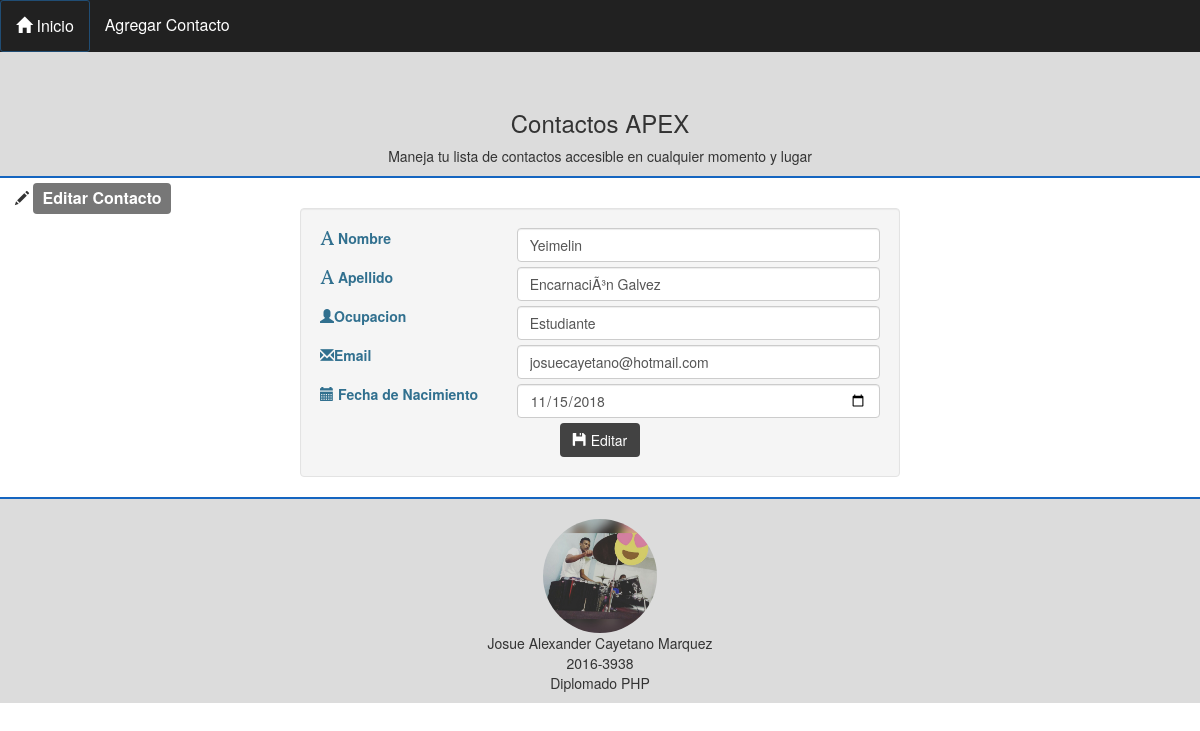
The app's page /editar.php?id=3 with its own data.
### tables this page shows
CREATE TABLE `contactos` (
  `Id` int(11) NOT NULL,
  `Nombre` varchar(30) DEFAULT NULL,
  `Apellido` varchar(30) DEFAULT NULL,
  `Correo` varchar(30) DEFAULT NULL,
  `Fecha` date DEFAULT NULL,
  `Ocupacion` varchar(30) DEFAULT NULL
);

### conexion.php (called while the page is built, shortened)
<?php
function WHERE($id){
    $sql = "SELECT  *FROM contactos WHERE Id = {$id}";
	$conexion = new PDO('mysql:host=localhost;dbname=agendaphp','root','');
     $resultados = $conexion->query($sql);
     return $resultados;
}
?>

### editar.php (the view, shortened to what this page needs)
<?php
require 'conexion.php';
include 'header.php';
include 'validacion.php';
if(isset($_GET["id"])){
    foreach (WHERE($_GET["id"]) as $contacto) {
        $Nombre = $contacto['Nombre'];
        $Apellido = $contacto['Apellido'];
        $Correo = $contacto['Correo'];
        $Fecha = $contacto['Fecha'];
        $Ocupacion = $contacto['Ocupacion'];
    }
}
?>
<div class="col-sm-12" style="margin-top:10px ">
<span class="glyphicon glyphicon-pencil">
      </span> <span class="label label-default" style="font-size: 16px;">Editar Contacto</span>
</div>
<form action="" method="POST">
<div class="col-sm-6 col-sm-offset-3 well">
    <div class="row">
        <div class="col-sm-4">
            <label class="control-label text-info" for="Nombre">
            <span class="glyphicon glyphicon-font"></span> Nombre</label>
        </div>
        <div class="col-sm-8" style="padding-bottom:5px">
            <input name="Nombre" type="text"   class="form-control"  value ="<?php echo $Nombre ?>"
            />
        </div>
    </div>
    <div class="row">
        <div class="col-sm-4">
            <label class="control-label text-info" for="Apellido">
            <span class="glyphicon glyphicon-font"></span> Apellido</label>
        </div>
        <div class="col-sm-8" style="padding-bottom:5px">
            <input type="text"  name="Apellido" class="form-control" value="<?php echo $Apellido ?>" />
        </div>
    </div>
    <div class="row">
        <div class="col-sm-4">
            <label class="control-label text-info" for="Ocupacion">
            <span class="glyphicon glyphicon-user"></span>Ocupacion</label>
        </div>
        <div class="col-sm-8" style="padding-bottom:5px">
            <input type="text"  name="Ocupacion" class="form-control" value="<?php echo $Ocupacion ?>" />
        </div>
    </div>
     <div class="row">
        <div class="col-sm-4">
            <label class="control-label text-info" for="Correo">
            <span class="glyphicon glyphicon-envelope"></span>Email</label>
        </div>
        <div class="col-sm-8" style="padding-bottom:5px">
            <input type="Email"  name="Correo" class="form-control" value="<?php echo $Correo ?>" />
        </div>
    </div>
    <div class="row">
        <div class="col-sm-4">
            <label for="Fecha" class="control-label text-info" >
            <span class="glyphicon glyphicon-calendar"></span> Fecha de Nacimiento</label>
        </div>
        <div class="col-sm-8" style="padding-bottom:5px">
            <input name="Fecha" type="Date" class="form-control" value="<?php echo $Fecha ?>" />
        </div>
    </div>
    <center>
        <div class="row">
            <button type="submit" name="Editar" value="enviar" class="btn" style="background-color: #424242; color: white;">
               <span class="glyphicon glyphicon-floppy-disk"></span>  Editar
            </button>
        </div>
    </center>
</div>
<div class="col-sm-2" style="width:285px; background-color:white;">
</div>
</form>
<?php include 'footer.php' ?>

### css/estilos.css (style rules this page uses)
* { padding:10; margin: 0; }

### records on screen
contactos: Nombre "Yeimelin", Apellido "EncarnaciÃ³n Galvez", Ocupacion "Estudiante", Correo "josuecayetano@hotmail.com", Fecha "11/15/2018"
